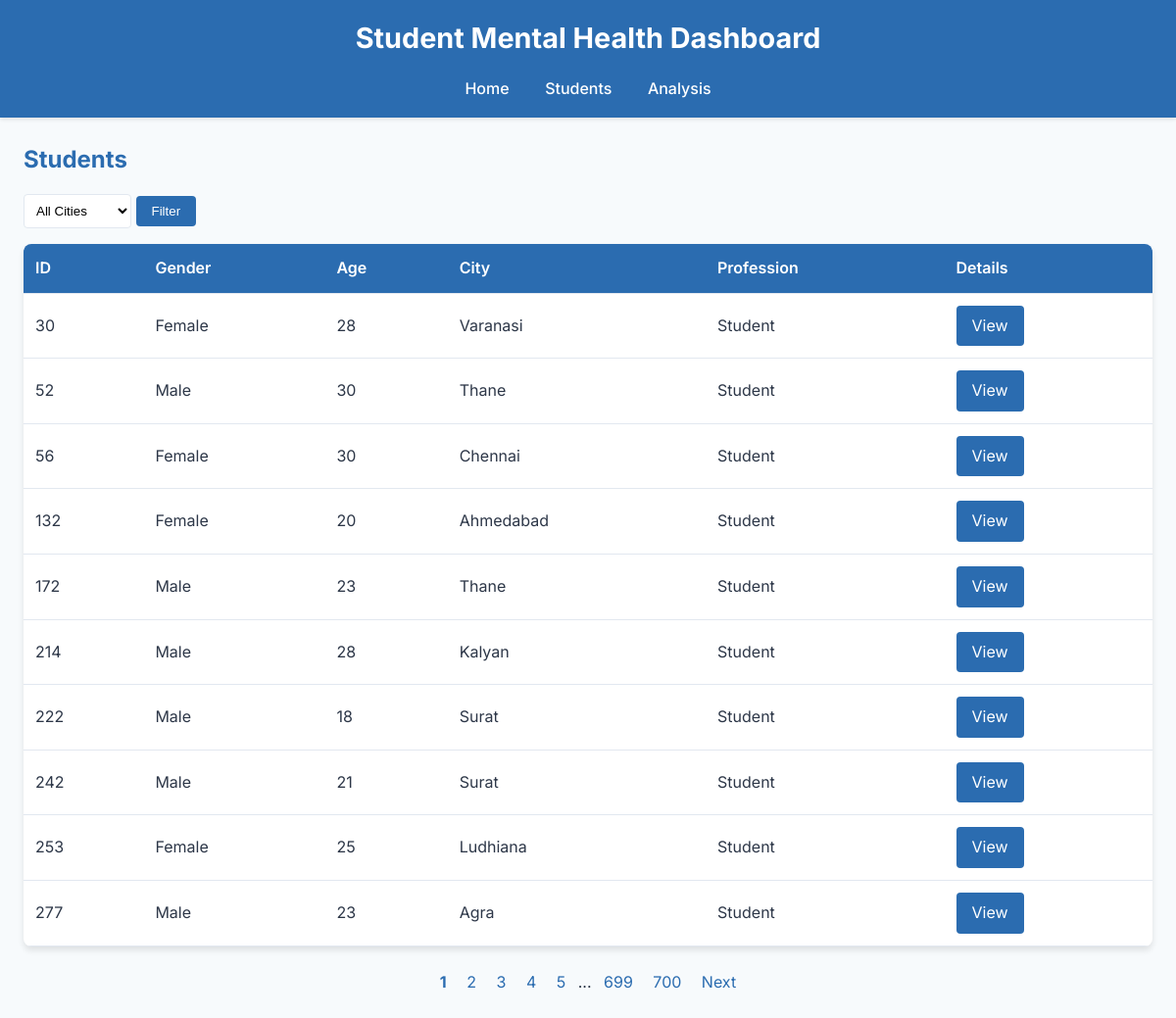
/students, run on the app's committed database.
### models/models.py (models this page shows)
class Student(db.Model):
    id = db.Column(db.Integer, primary_key=True)
    gender = db.Column(db.String(20), nullable=False)
    age = db.Column(db.Integer, nullable=False)
    city = db.Column(db.String(100))
    profession = db.Column(db.String(50))
    degree = db.Column(db.String(50))
    cgpa = db.Column(db.Float)
    study_satisfaction = db.Column(db.Float)
    depression = db.Column(db.Boolean, nullable=False)
    suicidal_thoughts = db.Column(db.Boolean, nullable=False)
    family_history = db.Column(db.Boolean, nullable=False)
    lifestyle_factors = db.relationship('LifestyleFactor', backref='student', lazy=True)

### routes/routes.py (the view)
@bp.route('/students')
def students():
    page = request.args.get('page', 1, type=int)
    city = request.args.get('city', None)
    query = Student.query
    if city:
        query = query.filter(Student.city == city)
    students = query.paginate(page=page, per_page=10)
    print(f"Students found: {students.total}")  # Debug
    return render_template('students.html', students=students)

### templates/students.html (shortened to what this page needs)
{% extends "base.html" %}
{% block content %}
    <h2>Students</h2>
    <form class="filter-form" method="GET">
        <select name="city">
            <option value="">All Cities</option>
        </select>
        <button type="submit">Filter</button>
    </form>
    {% if students.items %}
        <table>
            <tr>
                <th>ID</th>
                <th>Gender</th>
                <th>Age</th>
                <th>City</th>
                <th>Profession</th>
                <th>Details</th>
            </tr>
            {% for student in students.items %}
                <tr>
                    <td>{{ student.id }}</td>
                    <td>{{ student.gender }}</td>
                    <td>{{ student.age }}</td>
                    <td>{{ student.city }}</td>
                    <td>{{ student.profession }}</td>
                    <td><a href="{{ url_for('main.student', id=student.id) }}" class="button">View</a></td>
                </tr>
            {% endfor %}
        </table>
        <div class="pagination">
            {% for page in students.iter_pages() %}
                {% if page %}
                    <a href="{{ url_for('main.students', page=page, city=request.args.get('city')) }}" {% if page == students.page %}style="font-weight: bold;"{% endif %}>{{ page }}</a>
                {% else %}
                    <span>...</span>
                {% endif %}
            {% endfor %}
            {% if students.has_next %}
                <a href="{{ url_for('main.students', page=students.next_num, city=request.args.get('city')) }}">Next</a>
            {% endif %}
        </div>
    {% else %}
        <p>No students found.</p>
    {% endif %}
{% endblock %}

### templates/base.html (shortened to what this page needs)
<!DOCTYPE html>
<html lang="en">
<head>
    <link rel="stylesheet" href="{{ url_for('static', filename='style.css') }}">
</head>
<body>
    <header>
        <div class="container">
            <h1>Student Mental Health Dashboard</h1>
            <nav>
                <a href="{{ url_for('main.index') }}">Home</a>
                <a href="{{ url_for('main.students') }}">Students</a>
                <a href="{{ url_for('main.analysis') }}">Analysis</a>
            </nav>
        </div>
    </header>
    <main class="container">
        {% block content %}{% endblock %}
    </main>
</body>
</html>

### static/style.css (style rules this page uses)
* { margin: 0; padding: 0; box-sizing: border-box; }
body { font-family: 'Inter', sans-serif; background-color: #f7fafc; color: #2d3748; line-height: 1.6; }
.container { max-width: 1200px; margin: 0 auto; padding: 0 1.5rem; }
header { background-color: #2b6cb0; color: white; padding: 1rem 0; box-shadow: 0 2px 4px rgba(0, 0, 0, 0.1); }
header h1 { font-size: 1.8rem; text-align: center; }
nav { margin-top: 1rem; text-align: center; }
nav a { color: white; text-decoration: none; margin: 0 1rem; font-weight: 500; transition: color 0.3s; }
h2 { font-size: 1.5rem; margin: 1.5rem 0 1rem; color: #2b6cb0; }
table { width: 100%; border-collapse: collapse; background: white; border-radius: 8px; overflow: hidden; box-shadow: 0 4px 6px rgba(0, 0, 0, 0.1); }
th, td { padding: 0.75rem; text-align: left; border-bottom: 1px solid #e2e8f0; }
th { background-color: #2b6cb0; color: white; font-weight: 600; }
.button { display: inline-block; padding: 0.5rem 1rem; background-color: #2b6cb0; color: white; text-decoration: none; border-radius: 4px; transition: background-color 0.3s; }
.pagination { margin: 1.5rem 0; text-align: center; }
.pagination a { margin: 0 0.5rem; text-decoration: none; color: #2b6cb0; }
.filter-form { margin: 1rem 0; }
.filter-form select { padding: 0.5rem; border: 1px solid #e2e8f0; border-radius: 4px; background: white; }
.filter-form button { padding: 0.5rem 1rem; background-color: #2b6cb0; color: white; border: none; border-radius: 4px; cursor: pointer; }

### data on the page
Student: id "30", gender "Female", age "28", city "Varanasi", profession "Student"
Student: id "52", gender "Male", age "30", city "Thane", profession "Student"
Student: id "56", gender "Female", age "30", city "Chennai", profession "Student"
Student: id "132", gender "Female", age "20", city "Ahmedabad", profession "Student"
Student: id "172", gender "Male", age "23", city "Thane", profession "Student"
Student: id "214", gender "Male", age "28", city "Kalyan", profession "Student"
Student: id "222", gender "Male", age "18", city "Surat", profession "Student"
Student: id "242", gender "Male", age "21", city "Surat", profession "Student"
Student: id "253", gender "Female", age "25", city "Ludhiana", profession "Student"
Student: id "277", gender "Male", age "23", city "Agra", profession "Student"

### other printed values
{{ page }} "1" "2" "3" "4" "5" "699" "700"
